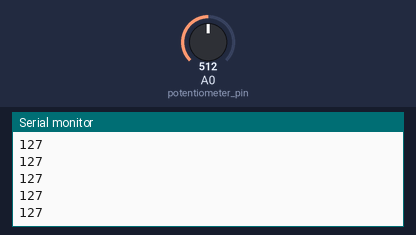
The sketch below on a simulated Arduino Uno, built with avr-gcc and run on an emulated ATmega328P. Shown: the last lines printed to the serial monitor. The inputs (shaded band) are chosen by the test bench; at power-on: A0 (potentiometer_pin) = 512.

Above: at 1.2 s.
1.3 s: A0 (potentiometer_pin) set to 716
At 1.32 s:
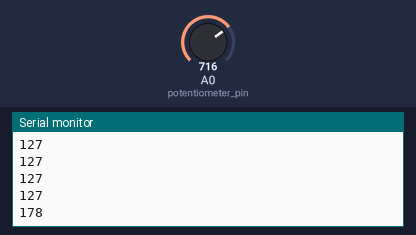
2.8 s: A0 (potentiometer_pin) set to 900
At 2.83 s:
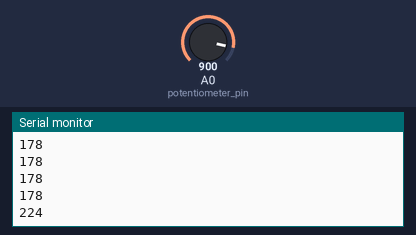
Timing chart, 0 to 5.8 s (numbered marks = the images above; inputs shaded):
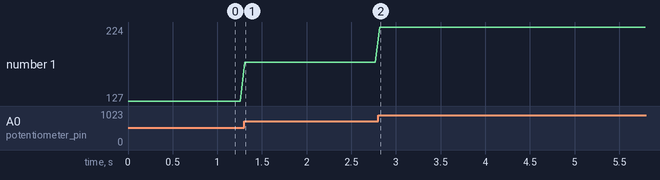

The sketch:

Pot_to_processing.ino
```cpp
/*
 * potentiometer to Processing
 * @author Piero Orderique
 *
 */
int potentiometer_pin = A0;
int output;
void setup(){
  Serial.begin(9600);
  pinMode(A0, INPUT);
}
void loop(){
  output = analogRead(potentiometer_pin);
  int new_output = map(output, 0, 1023, 0, 255);
  Serial.println(new_output);
  delay(50);
}

//-----------------------------------------------------------------
```

Measured:
- after the input at 1.3 s, the serial monitor: prints a new line at once (image 1)
- after the input at 2.8 s, the serial monitor: prints a new line at once (image 2)
- plotted number 1: 127 → 178 after the input at 1.3 s, 178 → 224 after the input at 2.8 s
